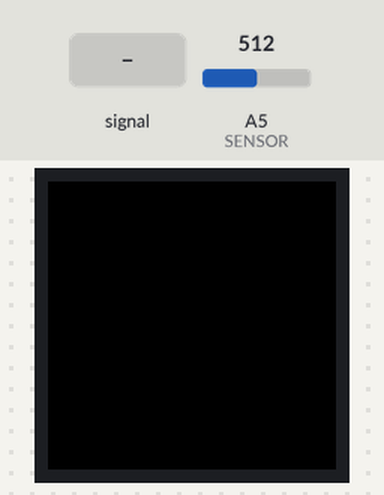
This sketch was run on a simulated Arduino Uno, built with avr-gcc and run on an emulated ATmega328P. Parts: 32×32 colour display. Inputs (shaded band) come from the test bench; at power-on: A5 (SENSOR) = 512.

Above: at 1.2 s.
1.3 s: A5 (SENSOR) fed a 200 Hz sine of ±81 counts around its level
At 3.7 s:
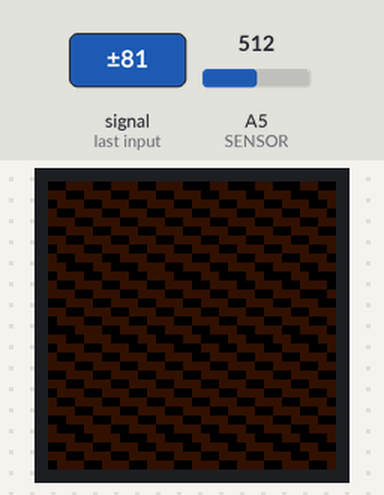
At 5.9 s:
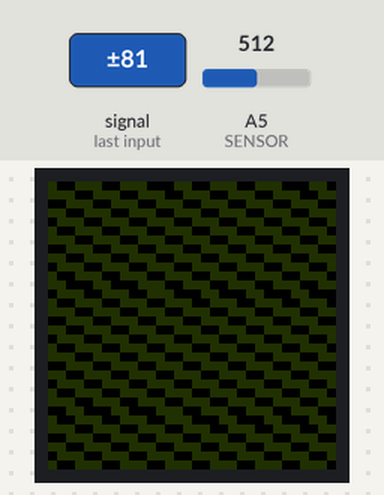
Timing chart, 0 to 7.4 s (numbered marks = the images above; inputs shaded):
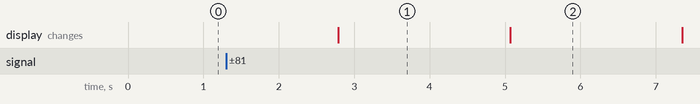

The sketch:

BasicMatrixScanner.ino
```cpp
// (licence header left out)
#include <RGBmatrixPanel.h>

// Most of the signal pins are configurable, but the CLK pin has some
// special constraints.  On 8-bit AVR boards it must be on PORTB...
// Pin 8 works on the Arduino Uno & compatibles (e.g. Adafruit Metro),
// Pin 11 works on the Arduino Mega.  On 32-bit SAMD boards it must be
// on the same PORT as the RGB data pins (D2-D7)...
// Pin 8 works on the Adafruit Metro M0 or Arduino Zero,
// Pin A4 works on the Adafruit Metro M4 (if using the Adafruit RGB
// Matrix Shield, cut trace between CLK pads and run a wire to A4).

#define CLK  8   // USE THIS ON ARDUINO UNO, ADAFRUIT METRO M0, etc.
//#define CLK A4 // USE THIS ON METRO M4 (not M0)
//#define CLK 11 // USE THIS ON ARDUINO MEGA
#define OE   9
#define LAT 10
#define A   A0
#define B   A1
#define C   A2
#define D   A3

#define SENSOR A5  // choose the input pin for the phototransistor

// The following class handles scanning the matrix and reading
// illumination data from the phototransistor.

class RGBmatrixScanner {
  private:
    static constexpr uint8_t  READINGS_PER_PIXELS = 2;
    static constexpr uint8_t  THRESHOLD           = 15;
    static constexpr bool     INVERT              = false;
    static constexpr bool     CLEAR               = true;

    static constexpr uint8_t R1_PIN = 2;
    static constexpr uint8_t G1_PIN = 3;
    static constexpr uint8_t B1_PIN = 4;
    static constexpr uint8_t R2_PIN = 5;
    static constexpr uint8_t G2_PIN = 6;
    static constexpr uint8_t B2_PIN = 7;

    RGBmatrixPanel &matrix;
    uint8_t row, col;
    uint16_t color;

    void setup_pins() {
      // Configure the sensor pin as an input
      // with a pullup resistor to provide
      // power to the phototransistor
      pinMode(SENSOR, INPUT_PULLUP);

      // Configure all the matrix control lines as outputs
      pinMode(CLK,    OUTPUT);
      pinMode(LAT,    OUTPUT);
      pinMode(OE,     OUTPUT);
      pinMode(A,      OUTPUT);
      pinMode(B,      OUTPUT);
      pinMode(C,      OUTPUT);
      pinMode(D,      OUTPUT);
      pinMode(R1_PIN, OUTPUT);
      pinMode(G1_PIN, OUTPUT);
      pinMode(B1_PIN, OUTPUT);
      pinMode(R2_PIN, OUTPUT);
      pinMode(G2_PIN, OUTPUT);
      pinMode(B2_PIN, OUTPUT);
    }

    void set_rgb(bool r, bool g, bool b) {
      digitalWrite(R1_PIN, row <= 15 & r);
      digitalWrite(G1_PIN, row <= 15 & g);
      digitalWrite(B1_PIN, row <= 15 & b);
      digitalWrite(R2_PIN, row >  15 & r);
      digitalWrite(G2_PIN, row >  15 & g);
      digitalWrite(B2_PIN, row >  15 & b);
    }

    void set_row() {
      digitalWrite(A, row & 1);
      digitalWrite(B, row & 2);
      digitalWrite(C, row & 4);
      digitalWrite(D, row & 8);
    }

    void output_enable() {
      digitalWrite(OE, LOW);
    }

    void output_disable() {
      digitalWrite(OE, HIGH);
    }

    void latch_row() {
      digitalWrite(LAT, HIGH);
      digitalWrite(LAT, LOW);
    }

    void shift_row() {
      digitalWrite(CLK, HIGH);
      digitalWrite(CLK, LOW);
    }

    void clear_row() {
      for(uint8_t col = 0; col < 32; col++) {
        set_rgb(0,0,0);
        shift_row();
      }
      latch_row();
    }

    int read_photodetector() {
      return analogRead(SENSOR);
    }

    void read_pixel() {
      // Take multiple readings of the pixel, with the
      // LED on and the LED off.
      int32_t high_sum = 0;
      int32_t low_sum  = 0;
      for(uint8_t i = 0; i < READINGS_PER_PIXELS; i++) {
        output_enable();
        high_sum += read_photodetector();
        output_disable();
        low_sum += read_photodetector();
      }
      // If the accumulator exceeds the threshold, paint
      // the pixel
      const uint32_t diff = abs(high_sum - low_sum);
      const bool isVisible = (diff > THRESHOLD) ^ INVERT;
      if(isVisible)
        matrix.drawPixel(31-col, row, color);
    }

    // Scans an entire row of pixels
    void scan_row() {
      set_rgb(1, 1, 1);
      for(col = 0; col < 32; col++) {
        shift_row();
        latch_row();
        read_pixel();
        if(col == 0)
          set_rgb(0,0,0);
      }
    }

  public:
    RGBmatrixScanner(RGBmatrixPanel &m) : matrix(m) {
      setup_pins();
    }

    void scan(uint16_t _color) {
      if(CLEAR)
        matrix.fillScreen(0);

      color = _color;
      // When scanning, turn off interrupts to stop the
      // AdaFruit library from repainting the matrix.
      noInterrupts();
      row = 0;
      clear_row();
      output_enable();
      for(row = 0; row < 32; row++) {
        set_row();
        scan_row();
      }
      output_disable();
      interrupts();
    }
};

RGBmatrixPanel   matrix(A, B, C, D, CLK, LAT, OE, false);
RGBmatrixScanner scanner(matrix);

void setup() {
  // Initialize the AdaFruit RGB matrix library. The library
  // is used for showing the captured image, but not for scanning.
  matrix.begin();
}

void loop() {
  // To keep things interesting, change the color on each scan.
  static long hue;
  scanner.scan(matrix.ColorHSV(hue += 100, 255, 128, true));

  // Wait a bit until initiating the next scan
  delay(1750);
}
```

Measured:
- after the input at 1.3 s, the display: changes after 1.5 s (image 1)
- what the display in image 1 shows lasts 2.3 s, from 2.8 s to 5.1 s
